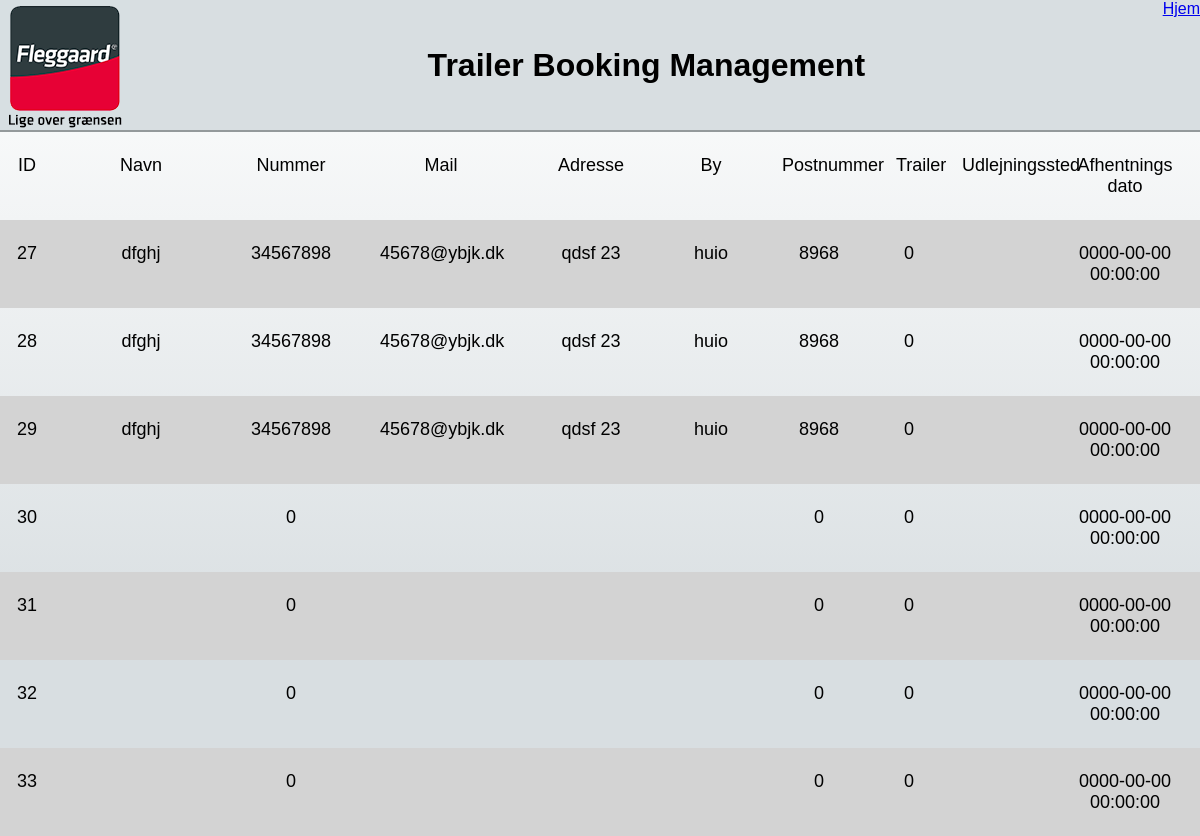
The app's page /admin.php, older data.
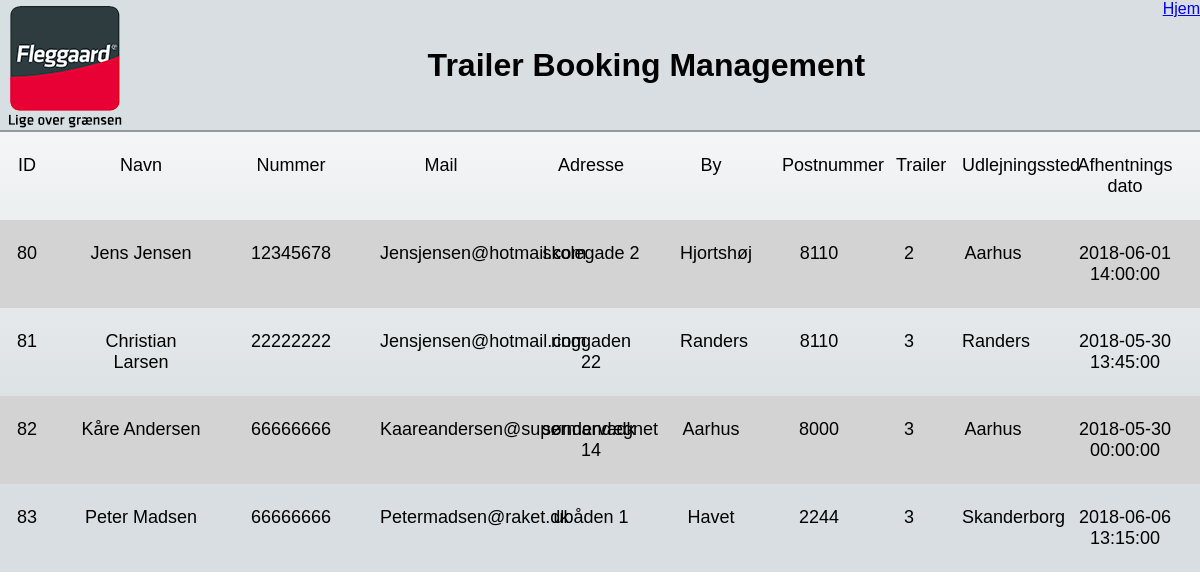
The same page, newer data.
### tables this page shows
CREATE TABLE `booking` (
  `ID` int(11) NOT NULL,
  `Navn` varchar(50) NOT NULL,
  `Nummer` int(128) NOT NULL,
  `Mail` varchar(256) NOT NULL,
  `Adresse` varchar(256) NOT NULL,
  `Hjemby` varchar(256) NOT NULL,
  `Post_nummer` int(4) NOT NULL,
  `Trailer` int(1) NOT NULL,
  `Udlejningssted` varchar(20) NOT NULL,
  `Dato` datetime NOT NULL
);

### classes/database.php (called while the page is built, shortened)
<?php
class Database {
	public $connection;
	public function connect() {
		$servername = "localhost";
		$username = "root";
		$password = "";
		$databasename = "fleggaard";
		try {
		    $this->connection = new PDO("mysql:host=$servername;dbname=".$databasename, $username, $password);
		    $this->connection->setAttribute(PDO::ATTR_ERRMODE, PDO::ERRMODE_EXCEPTION);
	    }
		catch(PDOException $e) {
		    echo "Database connection failed: " . $e->getMessage();
		    die();
	    }
	}
	public function query($sql) {
		$query = $this->connection->query($sql);
		return $query->fetchAll();
	}
}
?>

### admin.php (the view, shortened to what this page needs)
<!DOCTYPE html>
<html>
<head>
	<link rel="stylesheet" type="text/css" href="css/styles.css">
</head>
<body>
	<?php
		include('classes/database.php');
		$database = new Database;
		$database->connect();
	?>
	<header>
		<img class="logo" src="images/logo.png" alt="logo">
		<h1 class="header_h1">Trailer Booking Management</h1>
		<a href="index.php">Hjem</a>
	</header>
	<article class="admin_grid">
		<p>ID</p>
		<p>Navn</p>
		<p>Nummer</p>
		<p>Mail</p>
		<p>Adresse</p>
		<p>By</p>
		<p>Postnummer</p>
		<p>Trailer</p>
		<p>Udlejningssted</p>
		<p>Afhentnings dato</p>
	</article>
<?php
	$bookings = $database->query('SELECT *	FROM booking');
	foreach ($bookings as $booking) {
		?>
		<article class="admin_grid">
			<p><?php echo $booking['ID'];?></p>
			<p><?php echo $booking['Navn'];?></p>
			<p><?php echo $booking['Nummer'];?></p>
			<p><?php echo $booking['Mail'];?></p>
      <p><?php echo $booking['Adresse'];?></p>
			<p><?php echo $booking['Hjemby'];?></p>
			<p><?php echo $booking['Post_nummer'];?></p>
			<p><?php echo $booking['Trailer'];?></p>
			<p><?php echo $booking['Udlejningssted'];?></p>
			<p><?php echo $booking['Dato'];?></p>
		</article>
		<?php
}
?>
</body>
</html>

### css/styles.css (style rules this page uses)
body { width: 100%; font-family: Arial; margin: 0 0; margin-top: 0px; background: linear-gradient(to bottom, #ffffff 0%, #d8dee1 79%); }
header { background-color: #d8dee1; display: flex; justify-content: space-between; border-bottom: 2px solid #94999b; }
input, textarea, select, p { display: block; padding: 5px; font-size: 1em; box-sizing: border-box; }
.logo { height: 130px; width: 130px; }
.header_h1 { display: flex; align-items: center; justify-content: center; flex: 1; }
.admin_grid { width: 100%; display: grid; justify-content: center; grid-template-columns: 3% 11% 9% 11% 9% 6% 7% 3% 6% 11%; grid-template-rows: auto; grid-column-gap: 30px; font-size: 18px; text-align: center; }
article:nth-child(odd) { background: lightgrey; }

Row changes from the older to the newer data that the page shows:
removed booking: ID "27", Navn "dfghj", Nummer "34567898", Mail "45678@ybjk.dk", Adresse "qdsf 23", Hjemby "huio", Post_nummer "8968", Trailer "0", Dato "0000-00-00 00:00:00"
removed booking: ID "28", Navn "dfghj", Nummer "34567898", Mail "45678@ybjk.dk", Adresse "qdsf 23", Hjemby "huio", Post_nummer "8968", Trailer "0", Dato "0000-00-00 00:00:00"
removed booking: ID "29", Navn "dfghj", Nummer "34567898", Mail "45678@ybjk.dk", Adresse "qdsf 23", Hjemby "huio", Post_nummer "8968", Trailer "0", Dato "0000-00-00 00:00:00"
removed booking: ID "30", Nummer "0", Post_nummer "0", Trailer "0", Dato "0000-00-00 00:00:00"
removed booking: ID "31", Nummer "0", Post_nummer "0", Trailer "0", Dato "0000-00-00 00:00:00"
removed booking: ID "32", Nummer "0", Post_nummer "0", Trailer "0", Dato "0000-00-00 00:00:00"
removed booking: ID "33", Nummer "0", Post_nummer "0", Trailer "0", Dato "0000-00-00 00:00:00"
added booking: ID "80", Navn "Jens Jensen", Nummer "12345678", Mail "Jensjensen@hotmail.com", Adresse "skolegade 2", Hjemby "Hjortshøj", Post_nummer "8110", Trailer "2", Udlejningssted "Aarhus", Dato "2018-06-01 14:00:00"
added booking: ID "81", Navn "Christian Larsen", Nummer "22222222", Mail "Jensjensen@hotmail.com", Adresse "ringgaden 22", Hjemby "Randers", Post_nummer "8110", Trailer "3", Udlejningssted "Randers", Dato "2018-05-30 13:45:00"
added booking: ID "82", Navn "Kåre Andersen", Nummer "66666666", Mail "Kaareandersen@supermand.dk", Adresse "søndervægnet 14", Hjemby "Aarhus", Post_nummer "8000", Trailer "3", Udlejningssted "Aarhus", Dato "2018-05-30 00:00:00"
added booking: ID "83", Navn "Peter Madsen", Nummer "66666666", Mail "Petermadsen@raket.dk", Adresse "ubåden 1", Hjemby "Havet", Post_nummer "2244", Trailer "3", Udlejningssted "Skanderborg", Dato "2018-06-06 13:15:00"
